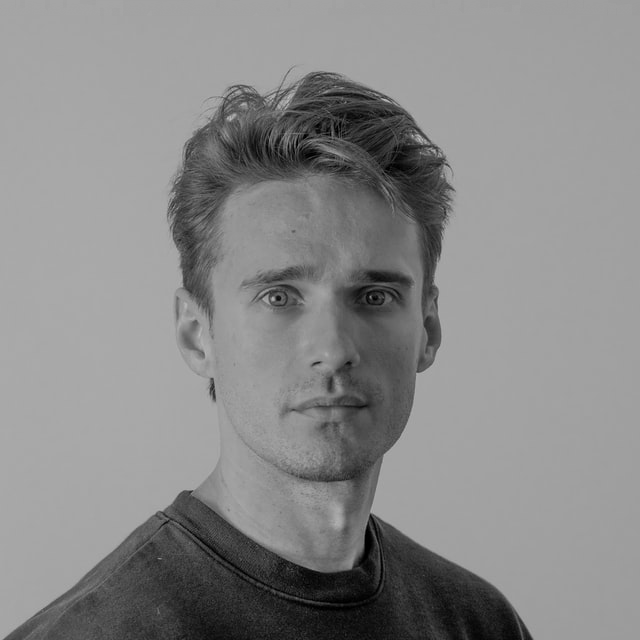
#> input picture Ex_3_2/Comb_Finger_line.png, 640 x 640 px, found by its file name
$ python Ex3-2.py
#> lines starting #> are read from the running program, lines starting #| are printed output that depends on the picture; after the words box and inside, x2 and y2 are one past the last pixel; in counts of white or black regions, pixels touching at a corner belong together
import  cv2
import matplotlib.pyplot as plt
import numpy as np
import PIL
from PIL import Image
from sklearn.metrics import mean_squared_error
import glob

# read image encrypted
path = '.\\Comb_Finger_line.png'
img = cv2.imread(path, cv2.IMREAD_GRAYSCALE)
#> img is the input picture: shape (640, 640); min 0, max 193, mean 137

# Extract bit pages and give value to each page
out = []
for k in range(0 , 8):
    plane = np.full((img.shape[0], img.shape[1]),
                    2**k, dtype=np.uint8)
    res = cv2.bitwise_and(plane, img)
    x = res * 255
    out.append(x)
#> this loop made 8 passes
#> pass 1, `res = cv2.bitwise_and(plane, img)`:
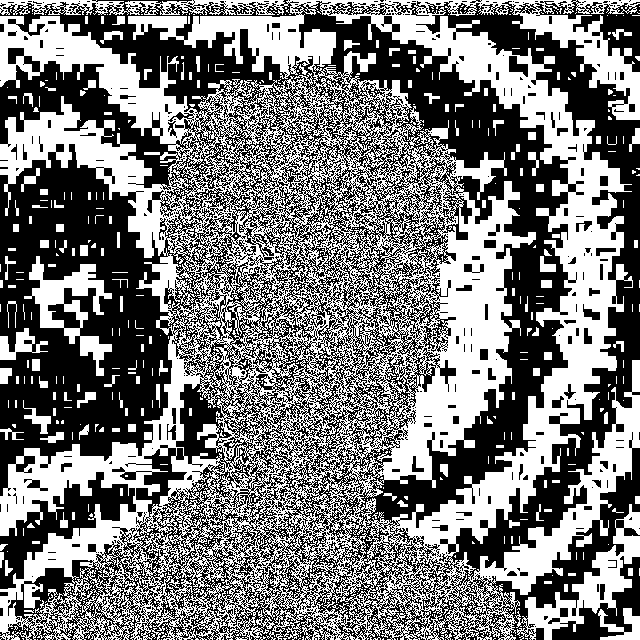
#> res: shape (640, 640); values 0 (black) and 1 (white), 47.8% white; 815 white regions (669 under 20 px), largest, box (x1, y1, x2, y2) and area: (0, 0, 640, 640) 177769, (515, 504, 640, 640) 4225, (24, 256, 112, 376) 3392
#> pass 2, `res = cv2.bitwise_and(plane, img)`:
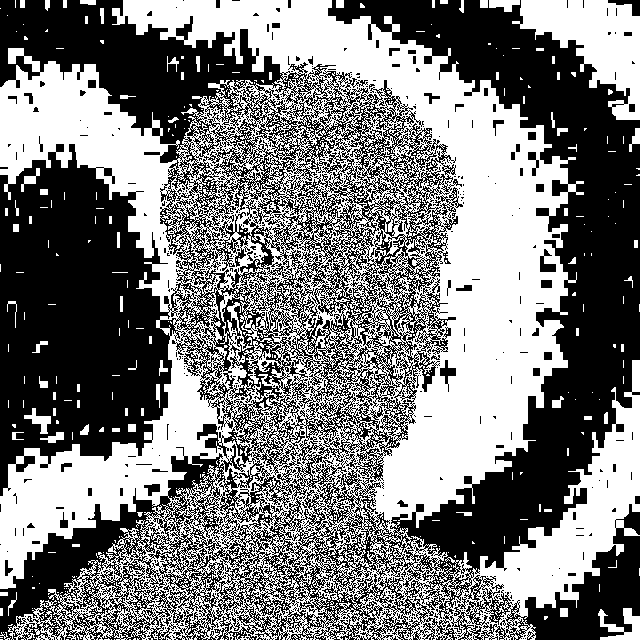
#> res: shape (640, 640); values 0 (black) and 2 (white), 48.5% white; 676 white regions (599 under 20 px), largest, box (x1, y1, x2, y2) and area: (0, 0, 640, 640) 184977, (512, 0, 640, 120) 7466, (598, 608, 640, 640) 688
#> after the loop: plane: shape (640, 640); every value is 128
#> after the loop, out = 8 items

out[0 ] = cv2.normalize( out[0].astype('float') ,None, 0.0,1.0,cv2.NORM_MINMAX)
out[1] = cv2.normalize( out[1].astype('float') ,None, 0.0,2.0,cv2.NORM_MINMAX)
out[2 ] = cv2.normalize( out[2].astype('float') ,None, 0.0,4.0,cv2.NORM_MINMAX)
out[3] = cv2.normalize( out[3].astype('float') ,None, 0.0,8.0,cv2.NORM_MINMAX)
out[4] = cv2.normalize( out[4].astype('float') ,None, 0.0,16.0,cv2.NORM_MINMAX)
out[5] = cv2.normalize( out[5].astype('float') ,None, 0.0,32.0,cv2.NORM_MINMAX)
out[6 ] = cv2.normalize( out[6].astype('float') ,None, 0.0,64.0,cv2.NORM_MINMAX)
out[7 ] = cv2.normalize( out[7].astype('float') ,None, 0.0,128.0,cv2.NORM_MINMAX)
out = np.array(out)

# show each page
cv2.imshow('0' , out[0])
cv2.waitKey(1)
print('0 : \n ',out[0])
#> (printed output is left out)
cv2.imshow('1' , out[1])
cv2.waitKey(1)
print('1 : \n ',out[1])
#> (printed output is left out)
cv2.imshow('2' , out[2])
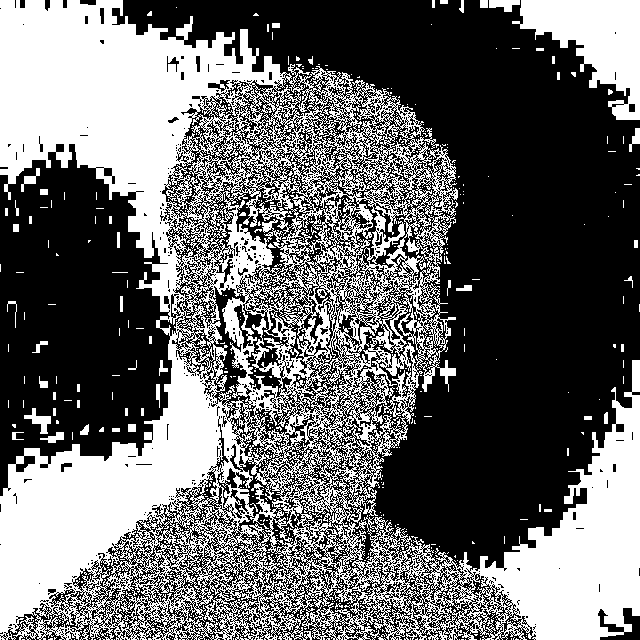
#> window '2': shape (640, 640); 41.7% white; 688 white regions (634 under 20 px), largest, box (x1, y1, x2, y2) and area: (0, 0, 640, 640) 158544, (512, 0, 640, 120) 7768, (24, 408, 51, 434) 280
cv2.waitKey(1)
print('2 : \n ',out[2])
#> (printed output is left out)
cv2.imshow('3' , out[3])
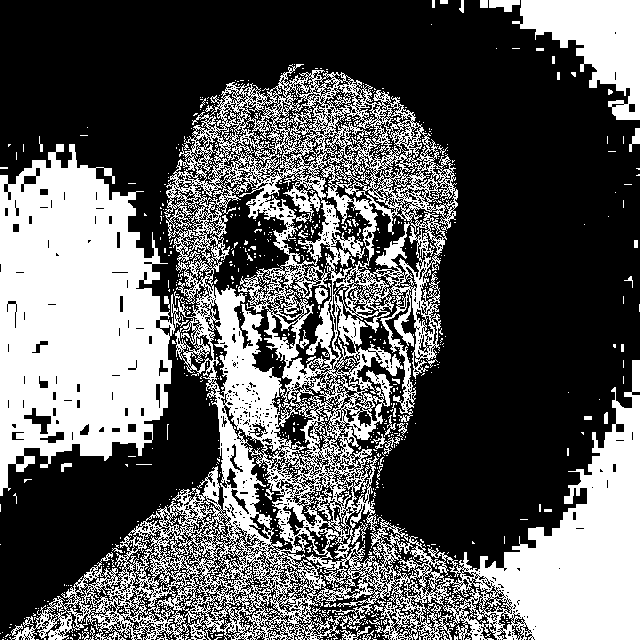
#> window '3': shape (640, 640); 36.2% white; 907 white regions (861 under 20 px), largest, box (x1, y1, x2, y2) and area: (0, 64, 640, 640) 135927, (512, 0, 640, 120) 7768, (489, 0, 520, 12) 248
cv2.waitKey(3)
print('3 : \n ',out[0])
#> (printed output is left out)
cv2.imshow('4' , out[4])
cv2.waitKey()
print('4 : \n ',out[4])
#> (printed output is left out)
cv2.imshow('5' , out[5])
cv2.waitKey()
print('5 : \n ',out[5])
#> (printed output is left out)
cv2.imshow('6' , out[6])
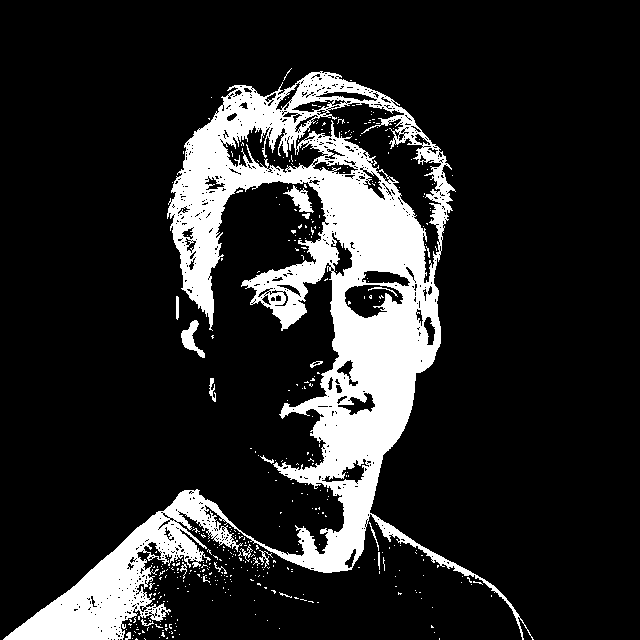
#> window '6': shape (640, 640); 15.9% white; 411 white regions (390 under 20 px), largest, box (x1, y1, x2, y2) and area: (3, 71, 534, 640) 62480, (181, 320, 205, 358) 363, (283, 185, 314, 213) 356
cv2.waitKey()
print('6 : \n ',out[6])
#> (printed output is left out)
cv2.imshow( '7 : \t ',out[7])
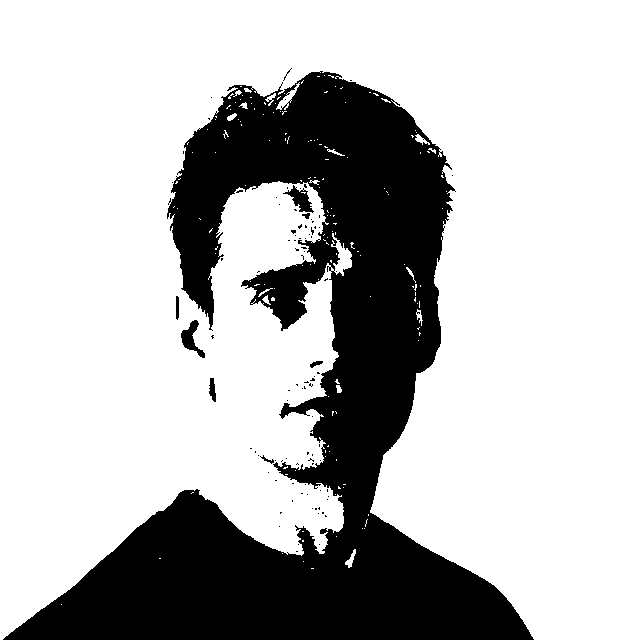
#> window '7 : \t ': shape (640, 640); 73.3% white; 94 black regions (86 under 20 px), largest, box (x1, y1, x2, y2) and area: (3, 71, 534, 640) 107936, (181, 320, 205, 358) 363, (283, 185, 314, 213) 356
cv2.waitKey()
print('7 : \n ',out[7])
#> (printed output is left out)


plt.figure(1)
plt.subplot(2, 4, 1)
# Show every bit plane as separated images
for i in range(8):
    plt.subplot(2, 4, i + 1)
    # Convert [0 - 255] to [0.0 - 1.0]
    ss = cv2.normalize(out[i].astype('float'), None, 0.0, 1.0, cv2.NORM_MINMAX)
    plt.imshow(np.array(ss), cmap='gray')
plt.show()
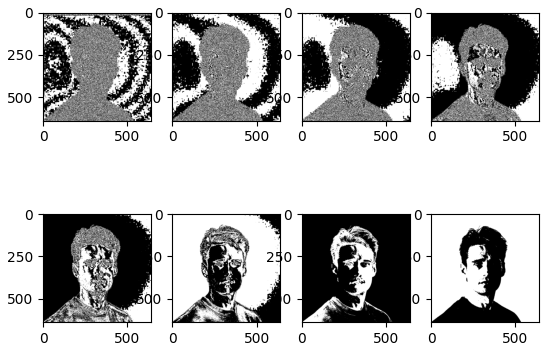
#> figure drawn by matplotlib, 8 panels

# read finger with 96*103 for use its shape and decrypt
path2 = '.\\11.BMP '
path1 = cv2.imread(path2, cv2.IMREAD_GRAYSCALE)

# convert to binary
_, finger = cv2.threshold(path1, 128, 255, cv2.THRESH_BINARY)
# [0,1]
#> (the run stopped early here; a loop or call above may not have finished)
